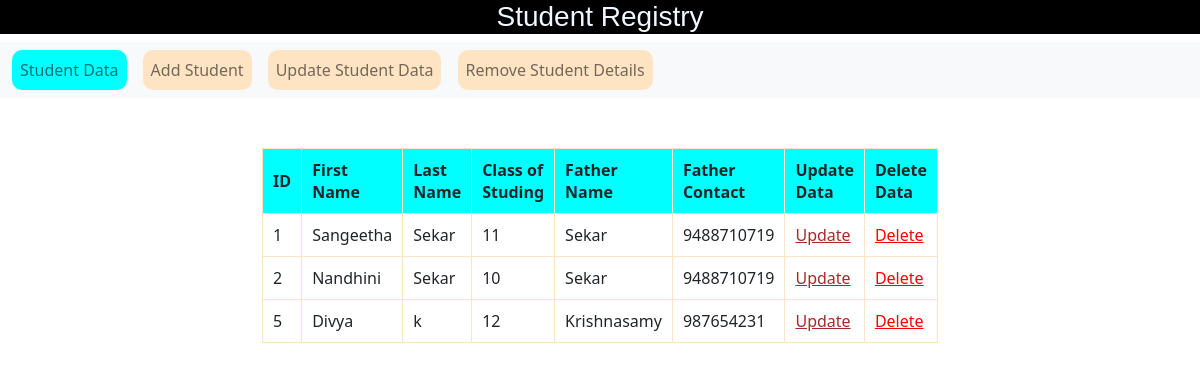
The page / on the database its author committed.
### StudentRegistry/models.py (models this page shows, shortened)
class StudentData(models.Model):
    firstName = models.CharField(max_length=20)
    lastName = models.CharField(max_length=20)
    standard = models.IntegerField()
    fatherName = models.CharField(max_length=20)
    fatherContact = models.CharField(max_length=10)

### StudentRegistry/views.py (the view)
# urls.py: path('',StudentReport.as_view(),name='listStudents'),
class StudentReport(ListView):
    model = StudentData

### templates/StudentRegistry/studentdata_list.html (shortened to what this page needs)
<html>
    <head>
        <link href="https://cdn.jsdelivr.net/npm/bootstrap@5.0.2/dist/css/bootstrap.min.css" rel="stylesheet">
    </head>
    <body>
        <h3>Student Registry</h3>
        <nav class="navbar navbar-expand-lg navbar-light bg-light">
            <div class="container-fluid">
                <ul class="navbar-nav me-auto mb-2 mb-lg-0">
                    <li class="nav-item"><a class="nav-link" style="background-color: aqua;" href="/#">Student Data</a></li>&emsp;
                    <li class="nav-item"><a class="nav-link" href="/addstudent/">Add Student</a></li>&emsp;
                    <li class="nav-item"><a class="nav-link" href="/#">Update Student Data</a></li>&emsp;
                    <li class="nav-item"><a class="nav-link" href="/#">Remove Student Details</a></li>
                </ul>
            </div>
        </nav>
        <table>
            <tr>
                <th>ID</th>
                <th>First Name</th>
                <th>Last Name</th>
                <th>Class of Studing</th>
                <th>Father Name</th>
                <th>Father Contact</th>
                <th>Update Data</th>
                <th>Delete Data</th>
            </tr>
            {% for rec in object_list %}
            <tr>
                <td>{{rec.id}}</td>
                <td>{{rec.firstName}}</td>
                <td>{{rec.lastName}}</td>
                <td>{{rec.standard}}</td>
                <td>{{rec.fatherName}}</td>
                <td>{{rec.fatherContact}}</td>
                <td class="upd"><a class="upd" href="/updatestudent/{{rec.id}}">Update</a></td>
                <td class="del"><a class="del" href="removestudent/{{rec.id}}">Delete</a></td>
            </tr>
            {% endfor %}
        </table>
    </body>
</html>

### templates/StudentRegistry/studentdata_list.html (style rules this page uses)
h3 { text-align: center; width: 100%; background-color: black; color: aliceblue; font-family:Verdana, Geneva, Tahoma, sans-serif; }
li a { background-color:bisque; border-radius: 10px; }
table { width: 50%; margin-top: 50px; }
table,th,td { border: 1px solid bisque; margin-left: auto; margin-right: auto; padding: 10px; }
th { background-color: aqua; }
.del { color: red; }
.upd { color: brown; }

### rows shown on the page
StudentData: id "1", firstName "Sangeetha", lastName "Sekar", standard "11", fatherName "Sekar", fatherContact "9488710719"
StudentData: id "2", firstName "Nandhini", lastName "Sekar", standard "10", fatherName "Sekar", fatherContact "9488710719"
StudentData: id "5", firstName "Divya", lastName "k", standard "12", fatherName "Krishnasamy", fatherContact "987654231"
